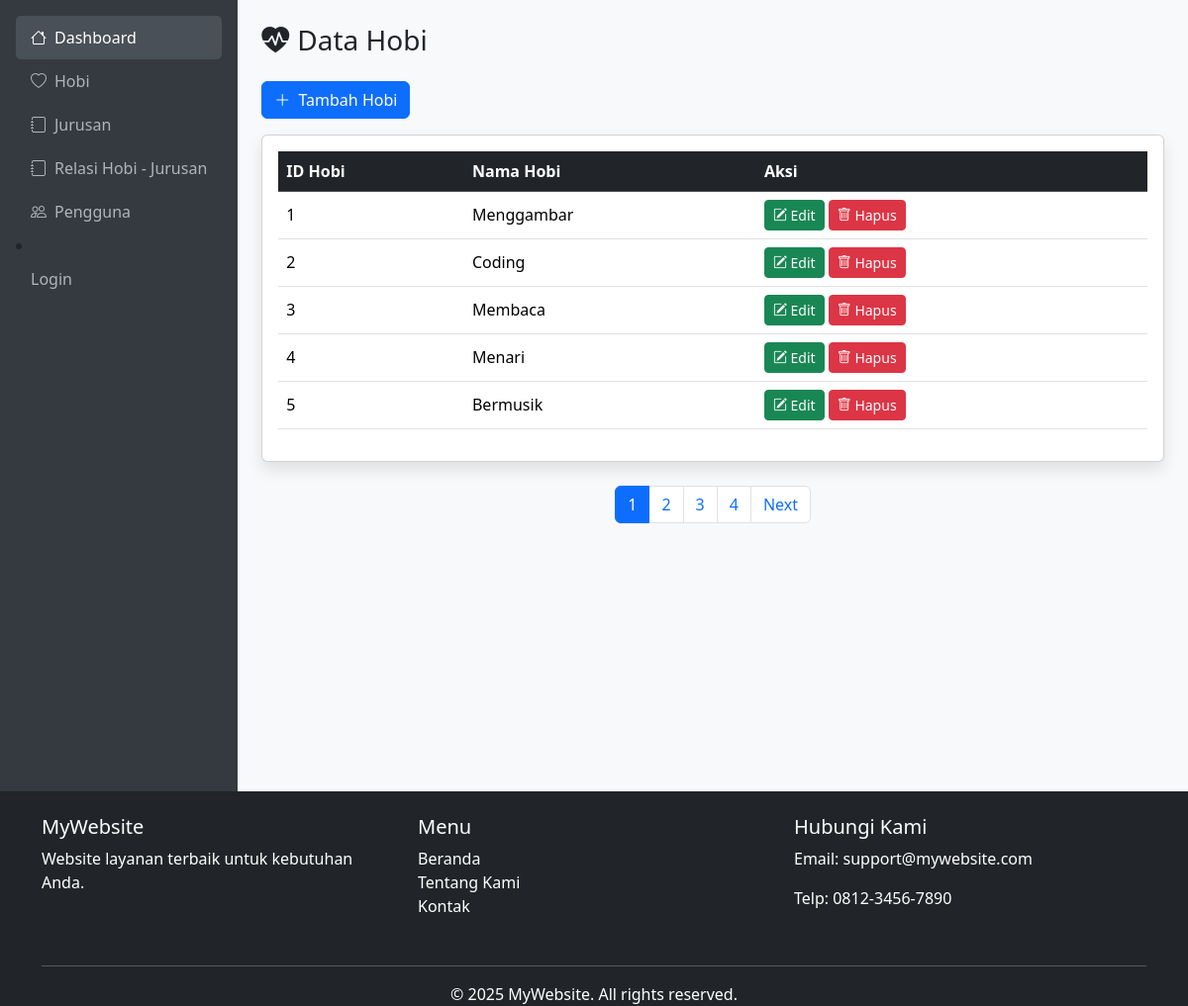
Page /admin/hobi/index.php on the committed database.
### tables this page shows
CREATE TABLE `hobi` (
  `id` int(11) NOT NULL,
  `nama` varchar(100) NOT NULL
);

### admin/hobi/index.php (the view, shortened to what this page needs)
<?php
require "../../database/database.php";
$sqlCount = "SELECT COUNT(*) AS total FROM hobi";
$resultCount = mysqli_query($conn, $sqlCount);
$rowCount = mysqli_fetch_assoc($resultCount);
$totalData = $rowCount['total'];
$limit = 5;
$page = isset($_GET['page']) ? (int)$_GET['page'] : 1;
$start = ($page - 1) * $limit;
$sql = "SELECT * FROM hobi LIMIT $start, $limit";
$result = mysqli_query($conn, $sql);
$totalPages = ceil($totalData / $limit);
?>
<!DOCTYPE html>
<html lang="id">
<head>
    <link rel="stylesheet" href="https://cdn.jsdelivr.net/npm/bootstrap@5.3.3/dist/css/bootstrap.min.css">
    <link rel="stylesheet" href="https://cdn.jsdelivr.net/npm/bootstrap-icons@1.11.3/font/bootstrap-icons.min.css">
</head>
<body class="d-flex flex-column min-vh-100">
    <div class="d-flex flex-grow-1">
        <div class="sidebar p-3">
            <?php require "../sidebar.php"; ?>
        </div>
        <div class="flex-grow-1 p-4">
            <h3 class="mb-4"><i class="bi bi-heart-pulse-fill me-2"></i>Data Hobi</h3>
            <a href="addHobi.php" class="btn btn-primary mb-3">
                <i class="bi bi-plus-lg me-1"></i> Tambah Hobi
            </a>
            <div class="card">
                <div class="card-body">
                    <?php if (mysqli_num_rows($result) > 0) : ?>
                    <div class="table-responsive">
                        <table class="table table-hover align-middle">
                            <thead class="table-dark">
                                <tr>
                                    <th>ID Hobi</th>
                                    <th>Nama Hobi</th>
                                    <th>Aksi</th>
                                </tr>
                            </thead>
                            <tbody>
                                <?php foreach ($result as $r): ?>
                                <tr>
                                    <td><?= htmlspecialchars($r['id']) ?></td>
                                    <td><?= htmlspecialchars($r['nama']) ?></td>
                                    <td>
                                        <a href="editHobi.php?id=<?= $r['id'] ?>" class="btn btn-success btn-sm">
                                            <i class="bi bi-pencil-square"></i> Edit
                                        </a>
                                        <a href="deleteHobi.php?id=<?= $r['id'] ?>" class="btn btn-danger btn-sm"
                                            onclick="return confirm('Yakin ingin menghapus data ini?')">
                                            <i class="bi bi-trash"></i> Hapus
                                        </a>
                                    </td>
                                </tr>
                                <?php endforeach ?>
                            </tbody>
                        </table>
                    </div>
                    <?php else : ?>
                    <div class="alert alert-warning">
                        Data hobi belum tersedia.
                    </div>
                    <?php endif ?>
                </div>
            </div>
            <?php if ($totalPages > 1) : ?>
            <nav class="mt-4">
                <ul class="pagination justify-content-center">
                    <?php for ($i = 1; $i <= $totalPages; $i++) : ?>
                    <li class="page-item <?= ($i == $page) ? 'active' : '' ?>">
                        <a class="page-link" href="?page=<?= $i ?>"><?= $i ?></a>
                    </li>
                    <?php endfor; ?>
                    <?php if ($page < $totalPages) : ?>
                    <li class="page-item">
                        <a class="page-link" href="?page=<?= $page + 1 ?>">Next</a>
                    </li>
                    <?php endif; ?>
                </ul>
            </nav>
            <?php endif; ?>
        </div>
    </div>
    <?php require "../footer.php" ?>
</body>
</html>

### admin/hobi/index.php (style rules this page uses)
body { background-color: #f8f9fa; min-height: 100vh; }
.sidebar { background-color: #343a40; min-height: 100vh; }
.card { box-shadow: 0 0.5rem 1rem rgba(0, 0, 0, 0.1); }

### rows in the picture
hobi: id "1", nama "Menggambar"
hobi: id "2", nama "Coding"
hobi: id "3", nama "Membaca"
hobi: id "4", nama "Menari"
hobi: id "5", nama "Bermusik"
